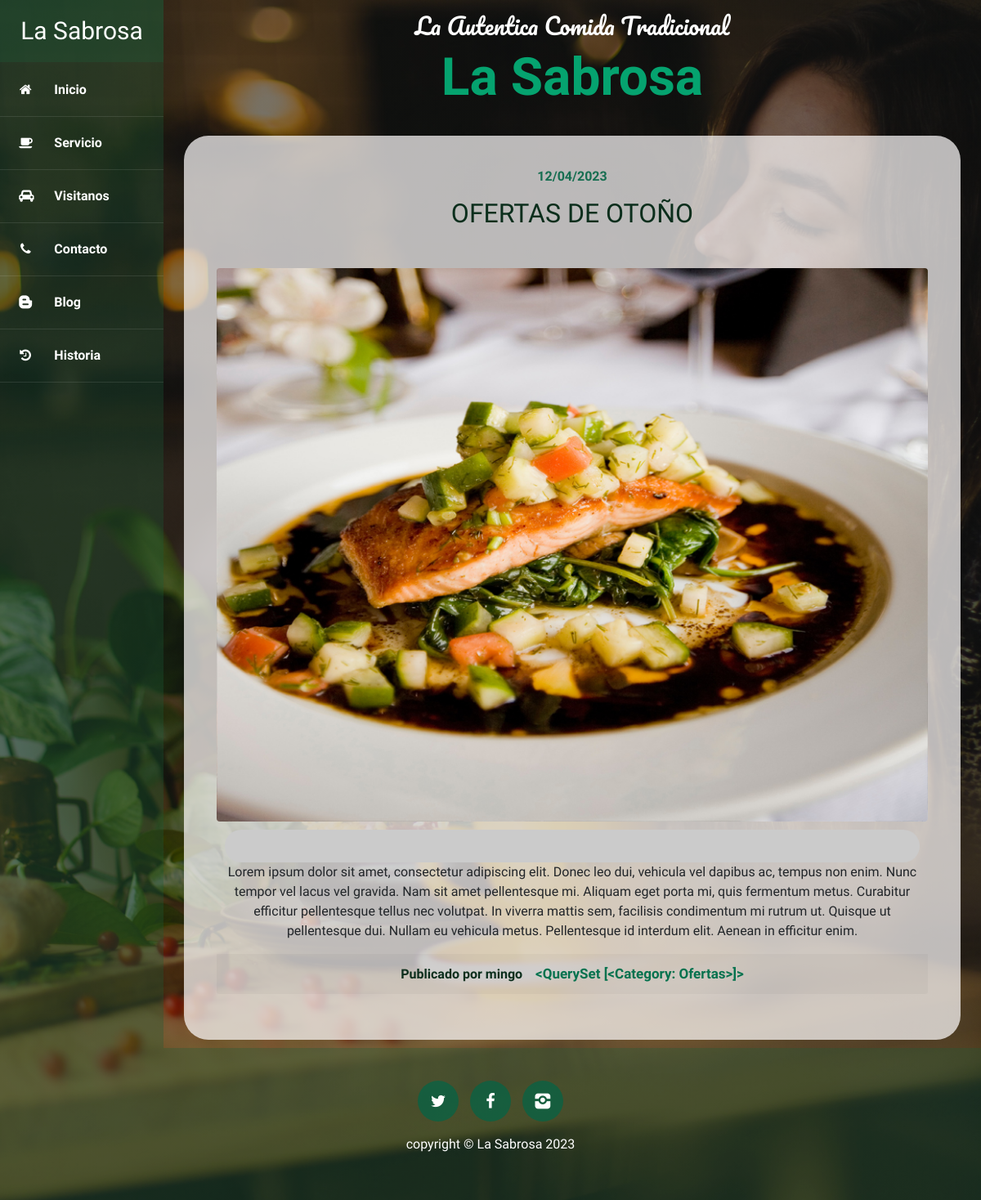
/blog/, run on an earlier commit of the app's database.
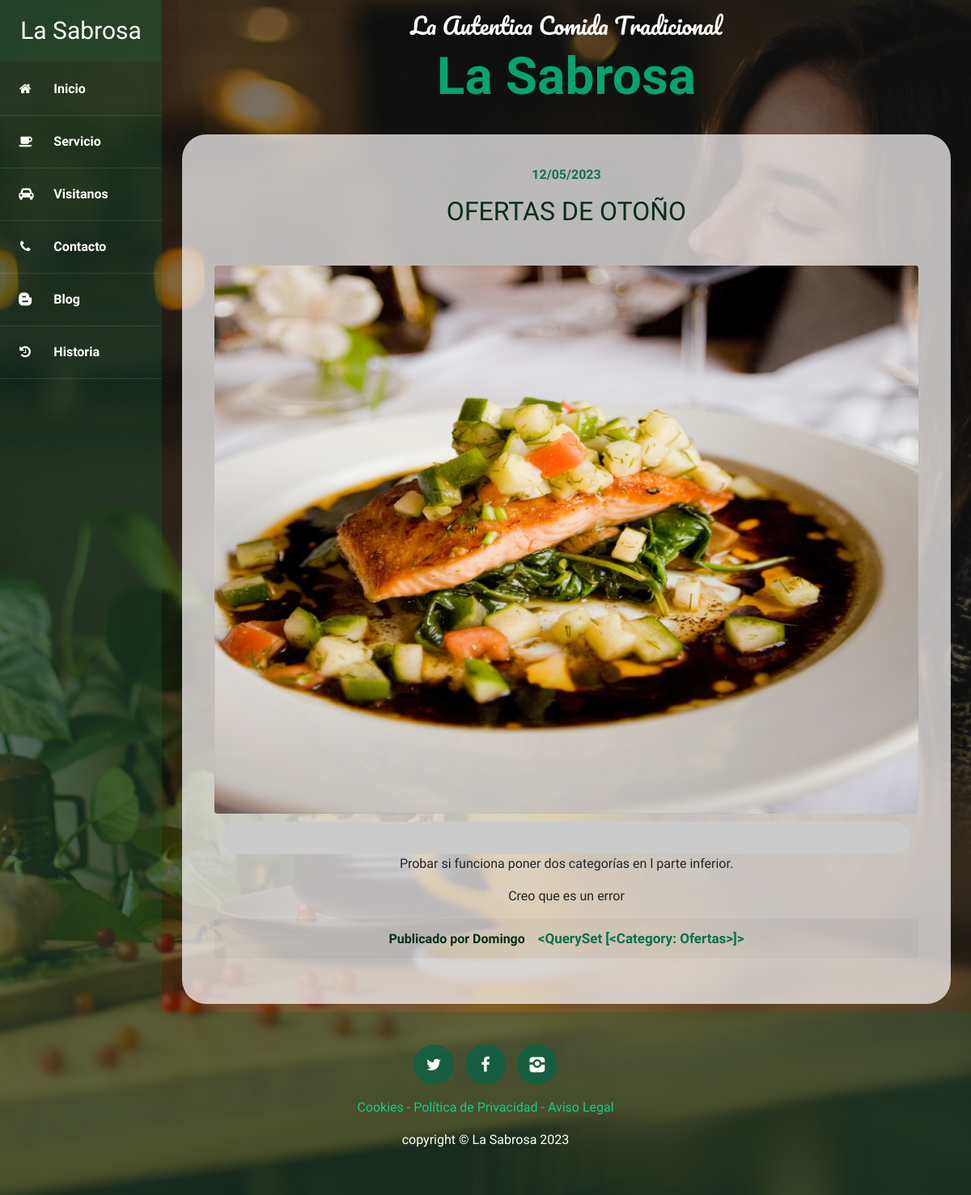
And on a later commit of the database.
### blog/models.py (models this page shows, shortened)
class Post(models.Model):
    title = models.CharField(max_length=200, verbose_name="Título")
    content = models.TextField(verbose_name="Contenido")
    published = models.DateTimeField(default=now, verbose_name="Fecha de Publicación")
    image = models.ImageField(verbose_name="Imagen", upload_to="blog", null=True, blank=True)
    author = models.ForeignKey(User, verbose_name="Autor", on_delete=models.CASCADE)
    categories = models.ManyToManyField(Category, verbose_name="Categorias")
    created = models.DateTimeField(auto_now_add=True, verbose_name="Fecha creación")
    updated = models.DateTimeField(auto_now=True, verbose_name="Fecha edición")
    class Meta:
        verbose_name = "entrada"
        verbose_name_plural = "entradas"
        ordering = ['-created']

class Category(models.Model):
    name = models.CharField(max_length=100, verbose_name="Nombre")
    created = models.DateTimeField(auto_now_add=True, verbose_name="Fecha creación")
    updated = models.DateTimeField(auto_now=True, verbose_name="Fecha edición")
    class Meta:
        verbose_name = "categoria"
        verbose_name_plural = "categorias"
        ordering = ['-created']
    def __str__(self):
        return self.name

### core/models.py (models this page shows, shortened)
class Page(models.Model):
    title = models.CharField(max_length=200, verbose_name="Título")
    content = RichTextField(verbose_name="Contenido")
    created = models.DateTimeField(auto_now_add=True, verbose_name="Fecha creación")
    updated = models.DateTimeField(auto_now=True, verbose_name="Fecha edición")
    class Meta:
        verbose_name = "página"
        verbose_name_plural = "páginas"

### blog/views.py (the view)
# urls.py: path('', views.blog, name="blog"),
def blog(request):
    posts = Post.objects.all()
    return render(request, "blog/blog.html", {'posts': posts})

### core/templatetags/pages_extra.py (called while the page is built)
@register.simple_tag
def get_pages():
    pages = Page.objects.all()
    return pages

### blog/templates/blog/blog.html (shortened to what this page needs)
{% extends 'core/base.html' %}
{% load static %}
{% block content %}
    {% for post in posts %}
    <div class="contenido-blog">
  <div class="row blog">
    <div class="text-center rounded">
      <h2 class="section-heading mb-5">
        <span class="section-heading-upper">{{ post.published|date:"SHORT_DATE_FORMAT" }}</span>
        <span class="section-heading-lower">{{post.title}}</span>
      </h2>
      <p class="mb-0">
        <img
          class="mx-auto d-flex rounded img-fluid mb-3 mb-lg-0"
          src="{{post.image.url}} "
          alt=""
        />
      </p>
      <p class="texto mb-0 mbt">
        {{post.content|linebreaks}}
      </p>
      <p class="card-footer">
        <span>
          Publicado por <b>{{post.author}}&nbsp; &nbsp; </b>
            <a href="#">{{post.categories.all}}</a>
        </span>
      </p>
    </div>
  </div>
</div>
{% endfor %}
{% endblock %}

### core/templates/core/base.html (shortened to what this page needs)
<!DOCTYPE html>
<html lang="es">
<head>
	{% load static %}
	<link rel="stylesheet" href="{% static 'core/css/bootstrap.min.css' %}">
	<link rel="stylesheet" href="{% static 'core/css/fontello.css' %}">
	<link rel="stylesheet" href="{% static 'core/css/styles.css' %}">
</head>
<body>
	<div class="container-fluid">
		<div class="row">
			<div class="barra-lateral col-12 col-sm-auto">
				<div class="logo">
					<h2>La Sabrosa</h2>
				</div>
				<div class="menu d-flex d-sm-block justify-content-center flex-wrap">
					<a href="{% url 'home' %}">
						<i class="icon-home"></i>
						<span>Inicio</span>
					</a>
					<a href="{% url 'services' %}">
						<i class="icon-coffee"></i>
						<span>Servicio</span>
					</a>
					<a href="{% url 'visit' %}">
						<i class="icon-cab"></i>
						<span>Visitanos</span>
					</a>
					<a href="{% url 'contact' %}">
						<i class="icon-phone"></i>
						<span>Contacto</span>
					</a>
					<a href="{% url 'blog' %}">
						<i class="icon-blogger"></i>
						<span>Blog</span>
					</a>
					<a href="{% url 'history' %}">
						<i class="icon-history"></i>
						<span>Historia</span>
					</a>
				</div>
			</div>
			<main class="main col">
				<div class="row marca">
					<div class="titulos col-12">
						<h3>La Autentica Comida Tradicional</h3>
						<h2> La Sabrosa</h2>
					</div>
				</div>
				<div class="row">
					<div class="col-lg-12">
                        {% block content%}
						{% endblock %}
       				</div>
				</div>
			</main>
		</div>
	</div>
	<footer class="footer">
		<div class="container">
			<div class="row footer-icon justify-content-center">
				<p class="col-auto">
					<a href="#" class="icono">
						<i class="icon-twitter"></i>
					</a>
					<a href="#" class="icono">
						<i class="icon-facebook"></i>
					</a>
					<a href="#" class="icono">
						<i class="icon-instagram"></i>
					</a>
				</p>
				<p class="col-auto link">
					{% load pages_extra %}
					{% get_pages as pages %}
					{% for page in pages %}
						<a href="{% url 'other' page.id %}" class="link">{{page.title}}</a>{% if not forloop.last %} - {% endif %}
					{% endfor %}
				</p>
				<p class="col-auto copy">copyright &copy; La Sabrosa 2023</p>
			</div>
		</div>
	</footer>
</body>
</html>

### core/static/core/css/styles.css (style rules this page uses)
body { font-family: 'Source Sans Pro', sans-serif; background: linear-gradient(rgba(2, 5, 4, 0.507), rgba(1, 2, 1, 0.466)), url("../img/bg-font.jpg"); background-attachment: fixed; background-position: center; background-size: cover; }
.barra-lateral { background: #1c5c3c50; color: #fff; min-width: 200px; min-height: auto; padding: 0; }
.barra-lateral a { color: #fff; }
.barra-lateral .logo { background: #1c5c3c50; margin-bottom: 2px; }
.barra-lateral .logo h2 { font-size: 30px; font-family: 'Source Sans Pro', sans-serif; padding: 20px 0; text-align: center; font-weight: 400; margin: 0; }
.barra-lateral .menu a { display: block; padding: 20px 0; font-family: 'Source Sans Pro',sans-serif; font-weight: 700; border-bottom: 1px solid rgba(255,255,255,.1); }
.barra-lateral .menu a i { margin-right: 20px; margin-left: 20px; font-weight: normal; }
.marca { text-align: center; margin: 15px; }
.marca .titulos { text-align: center; }
.marca .titulos h3 { font-family: 'Pacifico'; font-weight: 400; color: #fff; }
.marca .titulos h2 { font-family: 'Ranga'; font-weight: 700; color: rgb(5, 163, 111); font-size: 4rem; }
.section-heading { text-transform: uppercase; }
.section-heading .section-heading-upper { display: block; font-size: 1rem; font-weight: 700; padding-bottom:1rem; color: #176e51; }
.section-heading .section-heading-lower { display: block; font-size: 2rem; font-weight: 400; color: #0b2e1c; padding: 0; }
.contenido-blog .card-footer { border: none; color: #0b2e1c; font-family: 'Source Sans Pro',sans-serif; font-weight: 700; }
.contenido-blog .blog { background: #fcfafab9; padding: 40px; margin: 10px; border-radius: 30px; }
.contenido-blog .blog .texto { background: #cbcbcb; padding: 20px; margin: 10px; border-radius: 30px; }
.contenido-blog .blog .text-center .card-footer span a { color: #05724e; font-size: 17px; }
.footer { background: #1c5c3c50; }
.footer-icon { padding: 40px 0; display: block; text-align: center; }
.footer-icon .icono { width: 50px; height: 50px; font-size: 20px; line-height: 50px; color: #fff; text-align: center; background: #066445bd; display: inline-block; margin: 0px 5px; text-decoration: none; border-radius: 50px; }
.footer-icon .link { color: #0ed492f3; text-decoration: none; }
.footer-icon .copy { color: #fff; }

What changed in the data, as far as the page shows it:
removed Post: published "12/04/2023", title "OFERTAS DE OTOÑO", image (picture), content "Lorem ipsum dolor sit amet, consectetur adipiscing elit. Donec leo dui, vehicula vel dapibus ac, tempus non enim. Nunc tempor vel lacus vel gravida. Nam sit amet pellentesque mi. Aliquam eget porta mi, quis fermentum metus. Curabitur efficitur pellentesque tellus nec volutpat. In viverra mattis sem, facilisis condimentum mi rutrum ut. Quisque ut pellentesque dui. Nullam eu vehicula metus. Pellentesque id interdum elit. Aenean in efficitur enim.", author "mingo", categories.all "<QuerySet [<Category: Ofertas>]>"
added Post: published "12/05/2023", title "OFERTAS DE OTOÑO", image (picture), content "Probar si funciona poner dos categorías en l parte inferior. Creo que es un error", author "Domingo", categories.all "<QuerySet [<Category: Ofertas>]>"
added Page: title "Cookies"
added Page: title "Política de Privacidad"
added Page: title "Aviso Legal"
